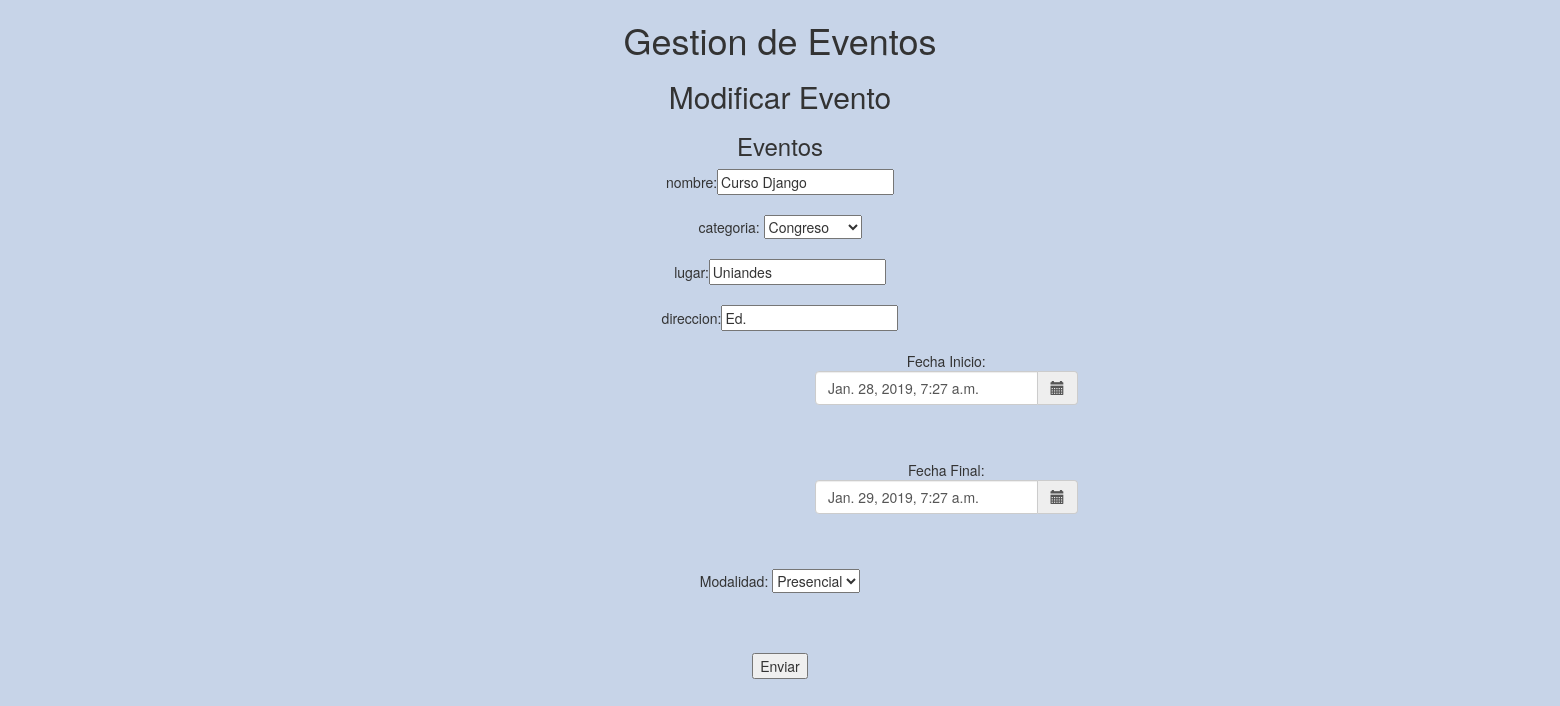
The page /update/1 on the database as committed earlier.
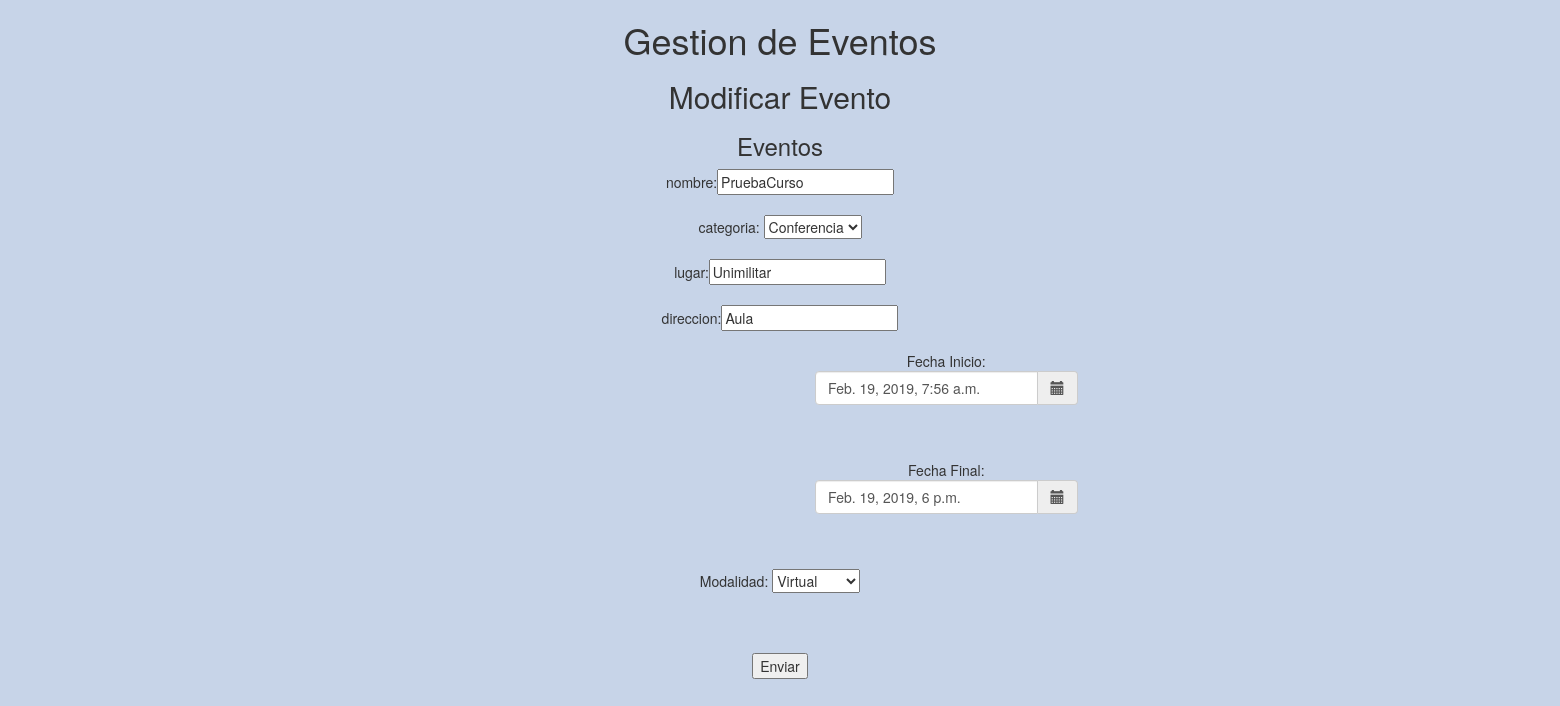
The same page on the database as committed later.
### eventos/models.py (models this page shows)
class Event(models.Model):
    person = models.ForeignKey(User, on_delete=models.CASCADE, related_name="User")
    name = models.CharField(max_length=200)
    category=models.ForeignKey(Category, on_delete=models.CASCADE)
    place= models.CharField(max_length=200)
    address= models.CharField(max_length=200)
    creation_date=models.DateTimeField(default=timezone.now)
    start_date=models.DateTimeField()
    finish_date=models.DateTimeField()
    type=models.ForeignKey(Type, on_delete=models.CASCADE)

class Category(models.Model):
    name=models.CharField(max_length=300)

class Type(models.Model):
    name= models.CharField(max_length=200)

### eventos/views.py (the view)
# urls.py: path('update/<str:id_ev>', views.modifyEvent),
@csrf_exempt
def modifyEvent(request,id_ev):
    print("modifyEventId "+ id_ev)
    _event=models.Event.objects.get(pk=id_ev)
    print("eventView: " + str(_event))
    _categories=models.Category.objects.all()
    _type= models.Type.objects.all()
    context={"event":_event, 'categories':_categories, 'types':_type}
    return render(request, "modify.html", context)

### eventos/templates/modify.html (shortened to what this page needs)
<!DOCTYPE html>
<html lang="en" xmlns="http://www.w3.org/1999/html">
{% load static %}
<head>
    <link rel="stylesheet" href="https://use.fontawesome.com/releases/v5.6.3/css/all.css">
    <link rel="stylesheet" href="https://maxcdn.bootstrapcdn.com/bootstrap/3.3.5/css/bootstrap.min.css">
    <link rel="stylesheet" href="https://maxcdn.bootstrapcdn.com/bootstrap/3.3.5/css/bootstrap-theme.min.css">
    <link rel="stylesheet" href="https://cdnjs.cloudflare.com/ajax/libs/bootstrap-datetimepicker/4.17.37/css/bootstrap-datetimepicker.min.css" />
    <link rel="stylesheet" href="{% static "/css/main.css"%}">
</head>
<body>
<h1 style="text-align : center;">Gestion de Eventos</h1>
    <h2 style="text-align : center;">Modificar Evento</h2>
    <h3 style="text-align : center;">Eventos </h3>
      <form action="" style="text-align : center;" id="modifyEventForm">
        nombre:<input type="text" name="name" id="name" value="{{event.name}}">
        <br><br>
        categoria:
        <select id="category">
          {% for cat in categories %}
            <option value="{{cat.id}}" {% if cat.id == event.category.id %} selected {% endif %}>{{cat.name}}</option>
          {% endfor %}
        </select>
        <br><br>
        lugar:<input type="text" name="place" id="place" value="{{event.place}}">
        <br><br>
        direccion:<input type="text" name="address" id="address" value={{event.address}}>
        <br><br>
        <div class="container">
                <div class="row">
                    <div class="col-md-3">
                        <div class="form-group">
                            Fecha Inicio:<div class='input-group date' id='datetimepicker1'>
                                <input type='text' class="form-control" value="{{event.start_date}}"/>
                                <span class="input-group-addon">
                                    <span class="glyphicon glyphicon-calendar"></span>
                                </span>
                            </div>
                        </div>
                    </div>
                </div>
          </div>
        <br><br>
        <div class="container">
                <div class="row">
                    <div class="col-md-3">
                        <div class="form-group">
                            Fecha Final:<div class='input-group date' id='datetimepicker2'>
                                <input type='text' class="form-control" value="{{ event.finish_date }}"/>
                                <span class="input-group-addon">
                                    <span class="glyphicon glyphicon-calendar"></span>
                                </span>
                            </div>
                        </div>
                    </div>
                </div>
          </div>
        <br><br>
        Modalidad:
        <select id="eventType" value={{event.type.id}}>
          {% for t in types %}
            <option value="{{t.id}}" {% if t.id == event.type.id %} selected {% endif %}>{{t.name}}</option>
          {% endfor %}
        </select>
        <br><br>
        <br><br>
        <input type="submit" value="Enviar"><br><br>
       </form>
</body>
</html>

Rows that differ between the two databases and show on the page:
changed Event: name "Curso Django" → "PruebaCurso"; category.name "Congreso" → "Conferencia"; place "Uniandes" → "Unimilitar"; start_date "Jan. 28, 2019, 7:27 a.m." → "Feb. 19, 2019, 7:56 a.m."; finish_date "Jan. 29, 2019, 7:27 a.m." → "Feb. 19, 2019, 6 p.m."; type.name "Presencial" → "Virtual"
Other text that changed with them:
form field address: "Ed." → "Aula"
